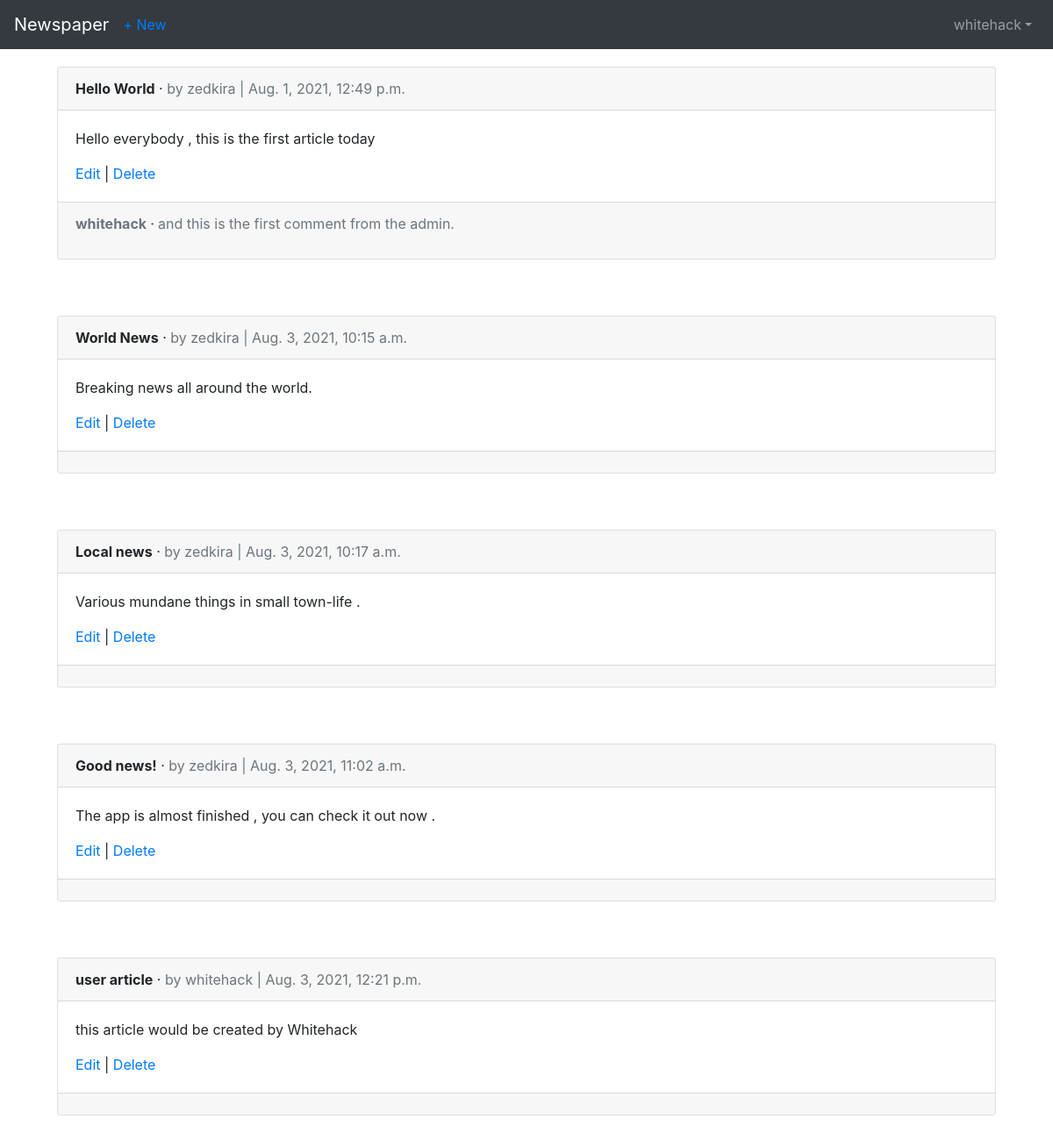
/articles/ (signed in), run on the app's committed database.
### accounts/models.py (models this page shows)
class CustomUser(AbstractUser):
    age = models.PositiveIntegerField(null=True, blank=True)

### articles/models.py (models this page shows, shortened)
class Article(models.Model):
    title = models.CharField(max_length=255)
    body = models.TextField()
    date = models.DateTimeField(auto_now_add=True)
    author = models.ForeignKey(
        get_user_model(),
        on_delete=models.CASCADE,
    )

class Comment(models.Model):
    article = models.ForeignKey(Article,
     on_delete= models.CASCADE,
     related_name='comments',
    )
    comment = models.CharField(max_length=140)
    author = models.ForeignKey(
        get_user_model(),
        on_delete= models.CASCADE,
    )
    def __str__(self):
        return self.comment

### articles/views.py (the view)
# urls.py: path('', ArticleListView.as_view() , name='article_list'),
class ArticleListView(LoginRequiredMixin, ListView):
    model = Article
    template_name = 'article_list.html'

### templates/article_list.html (shortened to what this page needs)
{% extends 'base.html' %}
{% block content %}
{% for article in object_list %}
<div class="card" style="margin:20px;">
    <div class="card-header">
        <span class="font-weight-bold">{{ article.title }}</span> &middot;
        <span class="text-muted">by {{ article.author }} | {{ article.date }}</span>
    </div>
    <div class="card-body">
        <p>{{ article.body }}</p>
        <a href="{% url 'article_edit' article.pk %}">Edit</a> |
        <a href="{% url 'article_delete' article.pk %}">Delete</a>
    </div>
    <div class="card-footer text-center text-muted">
        {% for comment in article.comments.all %}
            <p align="left"><span class="font-weight-bold"> {{ comment.author }} &middot; </span>{{ comment }}</p>
        {% endfor %}
    </div>
</div> <br />
{% endfor %}
{% endblock content %}

### templates/base.html (shortened to what this page needs)
<!DOCTYPE html>
{% load static %}
<html>
    <head>
        <link rel="stylesheet" href="https://cdn.jsdelivr.net/npm/bootstrap@4.5.3/dist/css/bootstrap.min.css">
    </head>
    <body>
        <nav class="navbar navbar-expand-lg navbar-dark bg-dark">
            <a class="navbar-brand" href="{% url 'home' %}">Newspaper</a>
            {% if user.is_authenticated %}
                <ul class="navbar-nav mr-auto">
                    <li class="nav-item">
                        <a href="{% url 'article_create' %}">+ New</a>
                    </li>
                </ul>
            {% endif %}
            <div class="collapse navbar-collapse" id="navbarSupportedContent">
                {% if user.is_authenticated %}
                <ul class="navbar-nav ml-auto">
                    <li class="nav-item">
                        <a class="nav-link dropdown-toggle" href="#" id="navbarDropdown" role="button" data-toggle="dropdown" aria-haspopup="true" aria-expanded="false">{{ user.username }}</a>
                    </li>
                </ul>
                {% else %}
                <form class="form-inline ml-auto">
                    <a href="{% url 'login' %}" class="btn btn-outline-secondary">Log In</a>
                    <a href="{% url 'signup' %}" class="btn btn-primary ml-2">Sign up</a>
                </form>
                {% endif %}
            </div>
        </nav>
        <main>
            <div class="container">
                {% block content %}
                {% endblock content %}
            </div>
        </main>
    </body>
</html>

### data on the page
CustomUser: username "whitehack"
Article: title "Hello World", author "zedkira", date "Aug. 1, 2021, 12:49 p.m.", body "Hello everybody , this is the first article today"
Comment: author "whitehack", comment "and this is the first comment from the admin."
Article: title "World News", author "zedkira", date "Aug. 3, 2021, 10:15 a.m.", body "Breaking news all around the world."
Article: title "Local news", author "zedkira", date "Aug. 3, 2021, 10:17 a.m.", body "Various mundane things in small town-life ."
Article: title "Good news!", author "zedkira", date "Aug. 3, 2021, 11:02 a.m.", body "The app is almost finished , you can check it out now ."
Article: title "user article", author "whitehack", date "Aug. 3, 2021, 12:21 p.m.", body "this article would be created by Whitehack"
